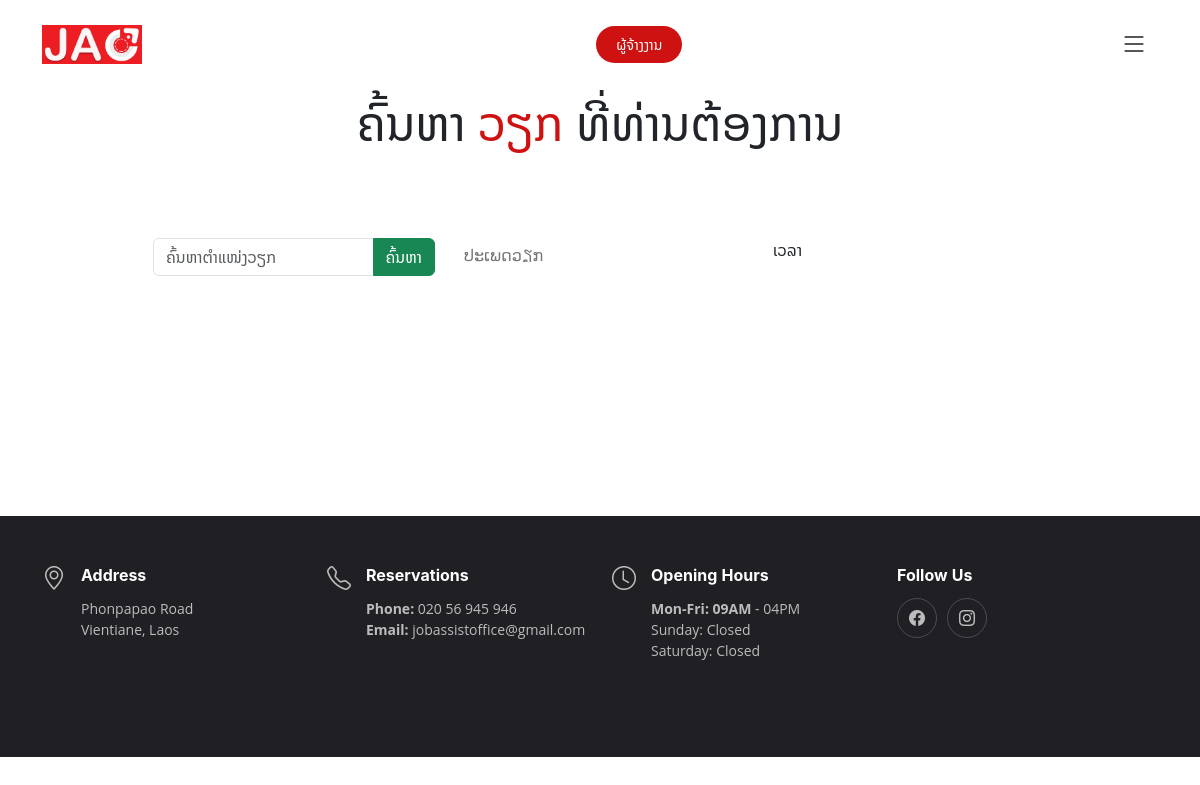
/register/search.php, run on an earlier commit of the app's database.
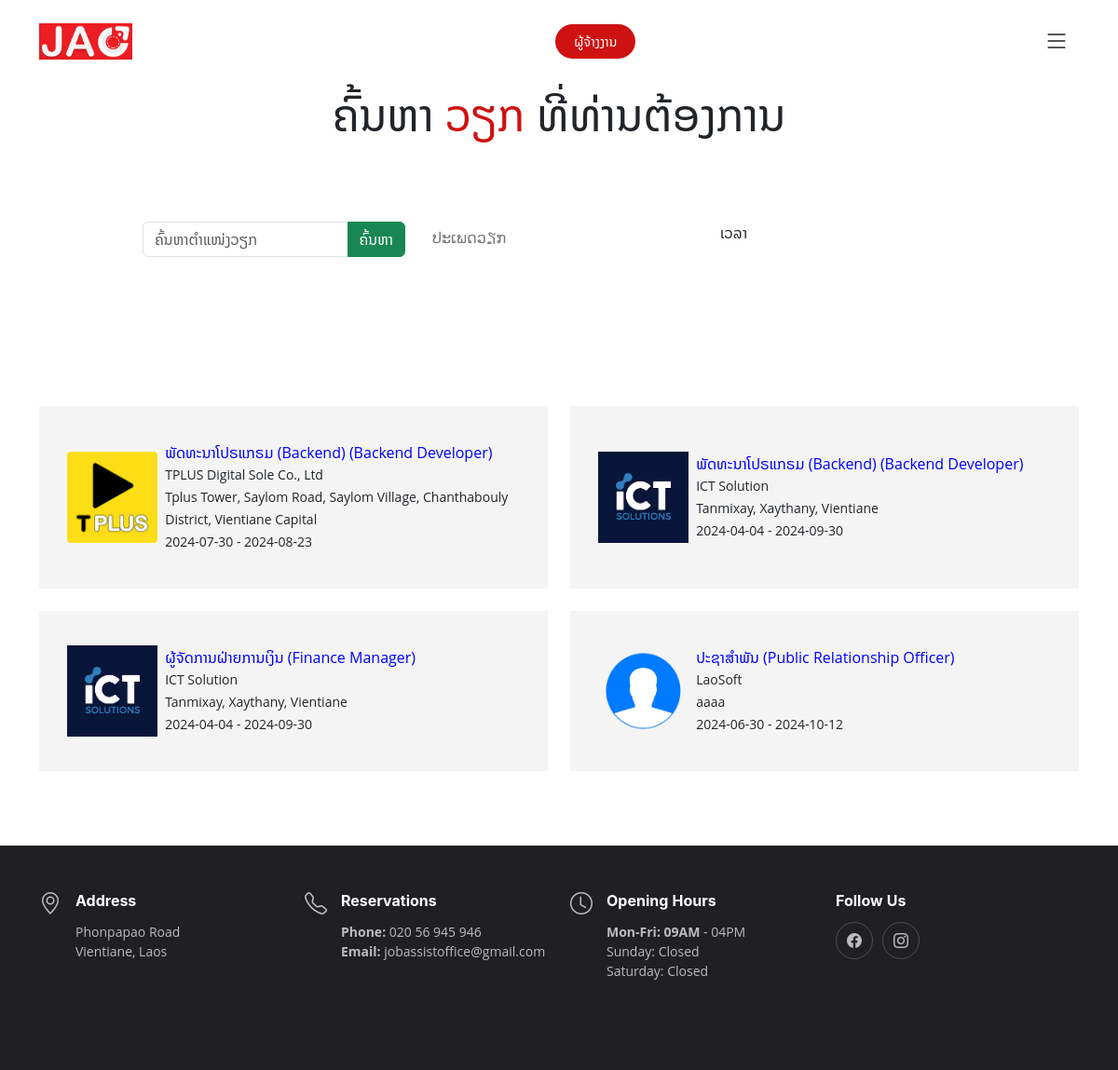
And on a later commit of the database.
### tables this page shows
CREATE TABLE `employ` (
  `id` int(11) NOT NULL,
  `companyId` int(11) DEFAULT NULL,
  `name` varchar(100) NOT NULL,
  `jobPositionId` int(11) DEFAULT NULL,
  `languageId` int(11) NOT NULL,
  `experienceId` int(11) NOT NULL,
  `salaryId` int(11) NOT NULL,
  `description` longtext NOT NULL,
  `address` varchar(255) NOT NULL,
  `status` enum('open','close') NOT NULL,
  `createdBy` int(11) DEFAULT NULL,
  `updatedBy` int(11) DEFAULT NULL,
  `createdAt` datetime NOT NULL,
  `updatedAt` datetime NOT NULL,
  `isDelete` tinyint(1) NOT NULL DEFAULT 0,
  `strDate` date DEFAULT NULL,
  `endDate` date DEFAULT NULL,
  `timeId` int(11) DEFAULT NULL
);

### register/search.php (the view, shortened to what the changed rows need)
<?php
include_once("../config.php");
?>
<!DOCTYPE html>
<html lang="en">
<head>
    <link rel="stylesheet" href="https://cdn.jsdelivr.net/npm/bootstrap@5.1.3/dist/css/bootstrap.min.css" />
    <link rel="stylesheet" href="https://cdn.jsdelivr.net/npm/select2@4.1.0-rc.0/dist/css/select2.min.css" />
    <link rel="stylesheet"
        href="https://cdn.jsdelivr.net/npm/select2-bootstrap-5-theme@1.3.0/dist/select2-bootstrap-5-theme.min.css" />
    <link rel="stylesheet"
        href="https://cdn.jsdelivr.net/npm/select2-bootstrap-5-theme@1.3.0/dist/select2-bootstrap-5-theme.rtl.min.css" />
    <link href="assets/vendor/bootstrap/css/bootstrap.min.css" rel="stylesheet">
    <link href="assets/vendor/bootstrap-icons/bootstrap-icons.css" rel="stylesheet">
    <link href="assets/vendor/aos/aos.css" rel="stylesheet">
    <link href="assets/vendor/glightbox/css/glightbox.min.css" rel="stylesheet">
    <link href="assets/vendor/swiper/swiper-bundle.min.css" rel="stylesheet">
    <link href="assets/css/main.css" rel="stylesheet">
</head>
<body>
    <main id="main" class="pt-2">
        <section id="contact" class="contact ">
            <div class="container" data-aos="fade-up">
                <div class="row gy-4">
                    <?php
                    $i = 0;
                    $fetchHeader = "SELECT * FROM v_employ WHERE status ='open' GROUP BY name ";
                    if ($result = $mysqli->query($fetchHeader)) {
                        while ($row = $result->fetch_assoc()) {
                            $comName = $row['companyName'];
                            $comId = $row['companyId'];
                            $comLogo = $row['companyLogo'];
                            $name = $row['jobPositionLao'] . ' (' . $row['jobPositionEn'] . ')';
                            $address = $row['address'];
                            $strDate = $row['strDate'];
                            $endDate = $row['endDate'];
                            ?>
                                                                <?php
                                                                $employList = "SELECT * FROM v_employ WHERE companyId = '$comId' AND status='open' group by id asc";
                                                                if ($result3 = $mysqli->query($employList)) {
                                                                    while ($row1 = $result3->fetch_assoc()) {
                                                                        $strDate = $row1['strDate'];
                                                                        $endDate = $row1['endDate'];
                                                                        ?>
                                                                        <?php
                                                                    }
                                                                } ?>
                            <div class="col-md-6" data-bs-toggle="modal" href="#myModalInfo<?= $i ?>">
                                <div class="info-item  d-flex align-items-center">
                                    <img src="../dist/img/company/<?= $comLogo ?>" width="20%" />
                                    <div class="p-2">
                                        <a style="color: blue;cursor:pointer"><?= $name ?></a>
                                        <p><?= $comName ?></p>
                                        <p><?= $address ?></p>
                                        <p><?= $strDate ?> - <?= $endDate ?></p>
                                    </div>
                                </div>
                            </div>
                            <?php $i++;
                        }
                    }
                    ?>
                </div>
            </div>
        </section>
    </main>
</body>
</html>

What changed in the data, as far as the page shows it:
added employ: shows a picture, name "ພັດທະນາໂປຣແກຣມ (Backend) (Backend Developer)", comName "TPLUS Digital Sole Co., Ltd", address "Tplus Tower, Saylom Road, Saylom Village, Chanthabouly District, Vientiane Capital", strDate "2024-07-30", endDate "2024-08-23"
now on this page (row edited): employ: name "ພັດທະນາໂປຣແກຣມ (Backend) (Backend Developer)", comName "ICT Solution", address "Tanmixay, Xaythany, Vientiane", strDate "2024-04-04", endDate "2024-09-30"
now on this page (row edited): employ: name "ຜູ້ຈັດການຝ່າຍການເງິນ (Finance Manager)", comName "ICT Solution", address "Tanmixay, Xaythany, Vientiane", employ.strDate "2024-04-04", employ.endDate "2024-09-30"
now on this page (row edited): employ: shows a picture, name "ປະຊາສຳພັນ (Public Relationship Officer)", comName "LaoSoft", address "aaaa", employ.strDate "2024-06-30", employ.endDate "2024-10-12"
